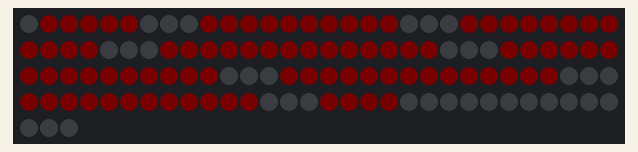
The sketch below on a simulated Arduino Uno, built with avr-gcc and run on an emulated ATmega328P. Shown: 123 RGB LEDs in strip order, left to right, continuing on the next row. Dim RGB values are drawn brighter than linear; random numbers use the default seed unless the sketch sets one; what the sketch prints to the serial monitor is not drawn.

Above: at 3.19 s.
At 11.87 s:
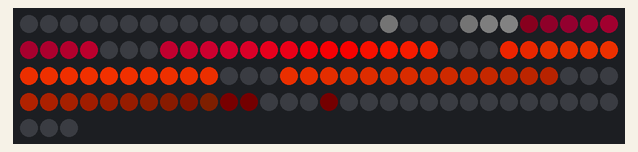
At 16.83 s:
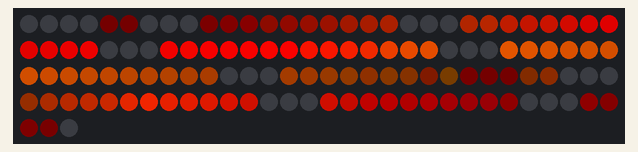
At 21.49 s:
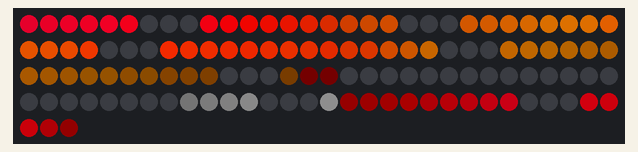
At 30.8 s:
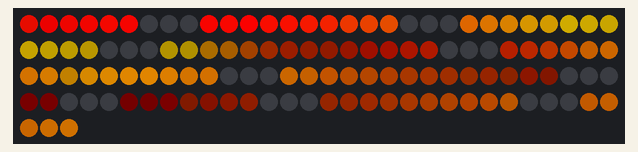
At 39.8 s:
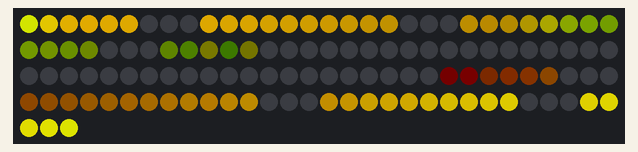

The sketch:

BlueDinosaur_FastLED_Dual_3.ino
```cpp
#include <FastLED.h>
#include <Led.h>
#include <Shows.h>

//
//  Blue Dinosaur with 9 stegosauran paddles
//
//  Dual shows - Blend together 2 shows running at once
//
//  2 CHSV buffers for Channel A + B
//  interpolate the two buffers on to the CRGB leds
//
//  10/24/2020
//
#define NUM_LEDS 99
#define ACTUAL_LEDS 123

#define BRIGHTNESS  255 // (0-255)

#define DELAY_TIME 20 // in milliseconds
long last_time;
#define SMOOTHING 1   // 0 = no smooth, lower the number = more smoothing

#define DATA_PIN 7

#define CHANNEL_A  0  // Don't change these
#define CHANNEL_B  1
#define DUAL       2  // How many shows to run at once (dual = 2). Don't change.

Led led[] = { Led(NUM_LEDS), Led(NUM_LEDS) };  // Class instantiation of the 2 Led libraries
Shows shows[] = { Shows(&led[CHANNEL_A]), Shows(&led[CHANNEL_B]) };  // 2 Show libraries
CRGB leds[ACTUAL_LEDS];  // Hook for FastLED library
CHSV led_buffer[NUM_LEDS];  // For smoothing

CHSV morph_buffer[DUAL][NUM_LEDS];

// Shows
#define START_SHOW_CHANNEL_A 10  // Channels A starting show
#define START_SHOW_CHANNEL_B  0  // Channels B starting show
uint8_t current_show[] = { START_SHOW_CHANNEL_A, START_SHOW_CHANNEL_B };
#define NUM_SHOWS 11

// Clocks and time
#define SHOW_DURATION 80  // seconds
#define FADE_TIME 0 //20   // seconds to fade in. If FADE_TIME = SHOW_DURATION, then Always Be Fading
uint32_t MAX_SMALL_CYCLE = SHOW_DURATION * 2 * (1000 / DELAY_TIME);  // *2! 50% = all on, 50% = all off, and rise + decay on edges
#define FADE_CYCLES  (FADE_TIME * 1000 / DELAY_TIME)  // cycles to fade in + out

boolean simplespikes[] = { false, false };

// Paddle lookup tables
const uint8_t paddle_size_lookup[] = { 6, 10, 12, 14, 16, 14, 12, 10, 5 };
const uint8_t paddle_first_led_lookup[] = { 0, 6, 16, 28, 42, 58, 72, 84, 94, 99 };

//
// Setup
//
void setup() {

  delay( 3000 ); // power-up safety delay

  randomSeed(analogRead(0));

  Serial.begin(9600);
  Serial.println("Start");

  FastLED.addLeds<NEOPIXEL, DATA_PIN>(leds, ACTUAL_LEDS);;  // Only 1 leds object
  FastLED.setBrightness( BRIGHTNESS );

  for (uint8_t i = 0; i < DUAL; i++) {
    shows[i].fillForeBlack();
    shows[i].turnOnBlur();
    led[i].push_frame();
    shows[i].setWaitRange(5, 50, 45);
    shows[i].setBandsBpm(10, 30);
    shows[i].turnOnBlur();
  }

  // Start Channel B offset at halfway through show
  shows[CHANNEL_B].setSmallCycle(MAX_SMALL_CYCLE / 2);
  last_time = millis();

  for (uint8_t i = 0; i < NUM_LEDS; i++) {
    led_buffer[i] = CHSV(0, 0, 0);
  }
}

void loop() {

  for (uint8_t i = 0; i < DUAL; i++) {

    switch (current_show[i]) {

      case 0:
        shows[i].allOn();
        break;
      case 1:
        shows[i].morphChain();
        break;
      case 2:
        shows[i].twoColor();
        break;
      case 3:
        shows[i].lightWave();
        break;
      case 4:
        shows[i].sawTooth();
        break;
      case 5:
        shows[i].lightRunUp();
        break;
      case 6:
        shows[i].sinelon_fastled();  // Great Show: make more of this
        break;
      case 7:
        shows[i].juggle_fastled();  // Great Show: make more of this
        break;
      case 8:
        shows[i].randomFill();
        break;
      case 9:
        shows[i].randomTwoColorBlack();
        break;
      default:
        shows[i].bands();
        break;
    }

    shows[i].morphFrame();  // 1. calculate interp_frame 2. adjust palette
  }

  unpack_leds();
  morph_channels(get_intensity(CHANNEL_A));  // morph together the 2 leds channels and deposit on to Channel_A
  FastLED.show();  // Update the display
  advance_clocks();  // advance the cycle clocks and check for next show
  fixed_delay();
}

//
// fixed_delay - make every cycle the same time
//
void fixed_delay() {
  long new_time = millis();
  long time_delta = new_time - last_time;  // how much time has elapsed? Usually 3-5 milliseconds
  last_time = new_time;  // update the counter
  if (time_delta < DELAY_TIME) {  // if we have excess time,
    delay(DELAY_TIME - time_delta);  // delay for the excess
  }
}

//
// advance_clocks
//
void advance_clocks() {
  for (uint8_t i = 0; i < DUAL; i++) {
    shows[i].advanceClock();
    if (shows[i].getSmallCycle() >= MAX_SMALL_CYCLE) {
      next_show(i);
    }
  }
}

//
// next_show - dependent on channel i
//
void next_show(uint8_t i) {
  current_show[i] = random8(NUM_SHOWS);

  /*
  simplespikes[i] = (random8(2) == 0) ? true : false ;
  set_led_number(i);  // This may not work
  */

  led[i].push_frame();

  shows[i].turnOnMorphing();
  shows[i].resetAllClocks();
  shows[i].setWaitRange(5, 50, 45);
  shows[i].pickRandomColorSpeeds();
  shows[i].pickRandomWait();
}

//
// set_led_number
//
void set_led_number(uint8_t i) {
  led[i].fillBlack();  // clear leds before symmetry change
  uint8_t numSymLeds = (simplespikes[i]) ? 8 : 54; // This may not work
  shows[i].resetNumLeds(numSymLeds);  // resets the virtual number of LEDs
}


//
// unpack_leds - if simplespines, need to unpack into component leds
//
void unpack_leds() {
  for (uint8_t channel = 0; channel < DUAL; channel++) {
    if (simplespikes[channel]) {
      for (uint8_t spike = 0; spike < 9; spike++) {
        // Light all the LEDs on the numbered spike
        uint8_t first_led = paddle_first_led_lookup[spike];
        for (uint8_t i = 0; i < paddle_size_lookup[spike]; i++) {
          morph_buffer[channel][first_led + i] = led[channel].getInterpFrameColor(spike);
        }
      }
    } else {
      for (uint8_t i = 0; i < NUM_LEDS; i++) {
        morph_buffer[channel][i] = led[channel].getInterpFrameColor(i);
      }
    }
  }
}

//
// morph_channels - morph together the 2 chanels and update the LEDs
//
void morph_channels(uint8_t fract) {
  for (int i = 0; i < NUM_LEDS; i++) {
    CHSV color_b = led[CHANNEL_B].getInterpFrameColor(i);
    CHSV color_a = led[CHANNEL_A].getInterpFrameColor(i);
    CHSV color = led[CHANNEL_A].getInterpHSV(color_b, color_a, fract);  // interpolate a + b channels

    if (SMOOTHING > 0) {
      color = led[CHANNEL_A].smooth_color(led_buffer[i], color, SMOOTHING);  // smoothing
    }
    leds[add_spacer_leds(i)] = color;
    led_buffer[i] = color;
  }
}

uint8_t add_spacer_leds(uint8_t i) {
  uint8_t num_spacers = 0;
  for (uint8_t spike = 1; i >= paddle_first_led_lookup[spike]; spike++) {
    num_spacers+=3;
  }
  return i + num_spacers;
}

//
// get_intensity - calculate a channel's intensity based on its cycle clock
//
uint8_t get_intensity(uint8_t i) {
  uint8_t intensity;  // 0 = Off, 255 = full On
  uint16_t small_cycle = shows[i].getSmallCycle();

  if (small_cycle <= FADE_CYCLES) {
    intensity = map(small_cycle, 0, FADE_CYCLES, 0, 255);  // rise
  } else if (small_cycle <= (MAX_SMALL_CYCLE / 2)) {
    intensity = 255;  // Show is 100%
  } else if (small_cycle <= ((MAX_SMALL_CYCLE / 2) + FADE_CYCLES)) {
    intensity = map(small_cycle - (MAX_SMALL_CYCLE / 2), 0, FADE_CYCLES, 255, 0);  // decay
  } else {
    intensity = 0;
  }
  return ease8InOutQuad(intensity);
}
```
